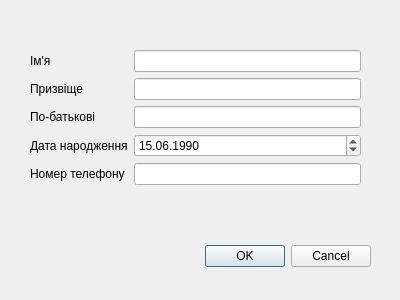
<?xml version="1.0" encoding="UTF-8"?>
<ui version="4.0">
 <class>AddPhysical</class>
 <widget class="QDialog" name="AddPhysical">
  <property name="geometry">
   <rect>
    <x>0</x>
    <y>0</y>
    <width>400</width>
    <height>300</height>
   </rect>
  </property>
  <property name="windowTitle">
   <string>Додавання фізичної особи</string>
  </property>
  <widget class="QDialogButtonBox" name="buttonBox">
   <property name="geometry">
    <rect>
     <x>190</x>
     <y>240</y>
     <width>181</width>
     <height>32</height>
    </rect>
   </property>
   <property name="orientation">
    <enum>Qt::Horizontal</enum>
   </property>
   <property name="standardButtons">
    <set>QDialogButtonBox::Cancel|QDialogButtonBox::Ok</set>
   </property>
  </widget>
  <widget class="QLabel" name="error_label">
   <property name="geometry">
    <rect>
     <x>50</x>
     <y>260</y>
     <width>60</width>
     <height>16</height>
    </rect>
   </property>
   <property name="text">
    <string/>
   </property>
  </widget>
  <widget class="QWidget" name="layoutWidget">
   <property name="geometry">
    <rect>
     <x>30</x>
     <y>50</y>
     <width>331</width>
     <height>183</height>
    </rect>
   </property>
   <layout class="QFormLayout" name="formLayout">
    <item row="0" column="0">
     <widget class="QLabel" name="name_label">
      <property name="text">
       <string>Ім'я</string>
      </property>
     </widget>
    </item>
    <item row="0" column="1">
     <widget class="QLineEdit" name="name_edit"/>
    </item>
    <item row="1" column="0">
     <widget class="QLabel" name="surname_label">
      <property name="text">
       <string>Призвіще</string>
      </property>
     </widget>
    </item>
    <item row="1" column="1">
     <widget class="QLineEdit" name="surname_edit"/>
    </item>
    <item row="2" column="0">
     <widget class="QLabel" name="patronymic_label">
      <property name="text">
       <string>По-батькові</string>
      </property>
     </widget>
    </item>
    <item row="2" column="1">
     <widget class="QLineEdit" name="patronymic_edit"/>
    </item>
    <item row="3" column="0">
     <widget class="QLabel" name="birth_label">
      <property name="text">
       <string>Дата народження</string>
      </property>
     </widget>
    </item>
    <item row="4" column="0">
     <widget class="QLabel" name="phone_label">
      <property name="text">
       <string>Номер телефону</string>
      </property>
     </widget>
    </item>
    <item row="4" column="1">
     <widget class="QLineEdit" name="phone_edit"/>
    </item>
    <item row="3" column="1">
     <widget class="QDateEdit" name="date_edit">
      <property name="dateTime">
       <datetime>
        <hour>23</hour>
        <minute>59</minute>
        <second>59</second>
        <year>1990</year>
        <month>6</month>
        <day>15</day>
       </datetime>
      </property>
      <property name="maximumDate">
       <date>
        <year>1997</year>
        <month>12</month>
        <day>18</day>
       </date>
      </property>
      <property name="minimumDate">
       <date>
        <year>1900</year>
        <month>1</month>
        <day>1</day>
       </date>
      </property>
      <property name="displayFormat">
       <string>dd.MM.yyyy</string>
      </property>
     </widget>
    </item>
   </layout>
  </widget>
 </widget>
 <resources/>
 <connections>
  <connection>
   <sender>buttonBox</sender>
   <signal>accepted()</signal>
   <receiver>AddPhysical</receiver>
   <slot>accept()</slot>
   <hints>
    <hint type="sourcelabel">
     <x>248</x>
     <y>254</y>
    </hint>
    <hint type="destinationlabel">
     <x>157</x>
     <y>274</y>
    </hint>
   </hints>
  </connection>
  <connection>
   <sender>buttonBox</sender>
   <signal>rejected()</signal>
   <receiver>AddPhysical</receiver>
   <slot>reject()</slot>
   <hints>
    <hint type="sourcelabel">
     <x>316</x>
     <y>260</y>
    </hint>
    <hint type="destinationlabel">
     <x>286</x>
     <y>274</y>
    </hint>
   </hints>
  </connection>
 </connections>
</ui>
